Frame 1 (no input): blank canvas, image omitted
Frame 60 (the mouse pressed at the canvas centre just before this capture): blank canvas, image omitted
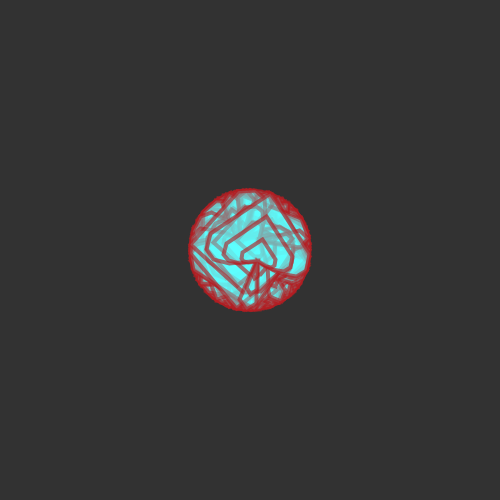
Frame 120 (the mouse held since frame 60 and released just before this capture)

The Processing sketch whose frames 1 and 60 were blank and that drew this single picture after the mouse press (run headless with seeded random() and noise(); from frame 60 on, the mouse is pressed at the canvas centre):

// Processing sketch: processing_73772
// ── processing_73772.pde

//Sarah Anderson, seanders
//Assignment 6C, stamp3
//press mouse button to place a stamp
//hold down mouse button to continuously draw the stamp
//press "r" key to change to red
//press "b" key to change to blue


float x,y,di,px,py,rot;

void setup()
{
size(500,500);
background(50);
smooth();
x=0;
y=0;
di=40;
rot=random(0,360);
frameRate(10);
stroke(178,29,34,160);
fill(92,255,255,100);

}

void draw()
{
  
if(mousePressed)
  {
  translate(mouseX,mouseY); 
  rotate(radians(rot));
  spadeShape(x,y,di);
  rot=random(0,360);
  pushMatrix();
  translate(0,0);
  popMatrix(); 
  }
}

void keyPressed()
{
if(key=='r')
  {
stroke(36,142,134,160);
fill(255,93,93,100);
  }
else if(key=='b')
  {
  stroke(178,29,34,160);
  fill(92,255,255,100);  
  }
}


void spadeShape (float x, float y, float di)
{ 
spade(x,y,di*3);
spade(x+5,y,di*2);
spade(x+10,y,di);
}
  

void spade(float x, float y, float di)
{
strokeWeight(4);
beginShape();
vertex(x-(di*0.3),y-(di*0.4));
vertex(x-(di*0.3),y+(di*0.2));
vertex(x-(di*0.2),y+(di*0.3));
vertex(x-(di*0.1),y+(di*0.3));
vertex(x-(di*0),y+(di*0.2));
vertex(x+(di*0.1),y+(di*0));
vertex(x+(di*0.3),y+(di*0.3));
vertex(x+(di*0.4),y+(di*0.3));
vertex(x+(di*0.4),y+(di*0.2));
vertex(x+(di*0.1),y+(di*0));
vertex(x+(di*0.3),y-(di*0.1));
vertex(x+(di*0.4),y-(di*0.2));
vertex(x+(di*0.4),y-(di*0.3));
vertex(x+(di*0.3),y-(di*0.4));
vertex(x-(di*0.3),y-(di*0.4));
endShape(CLOSE);
}
